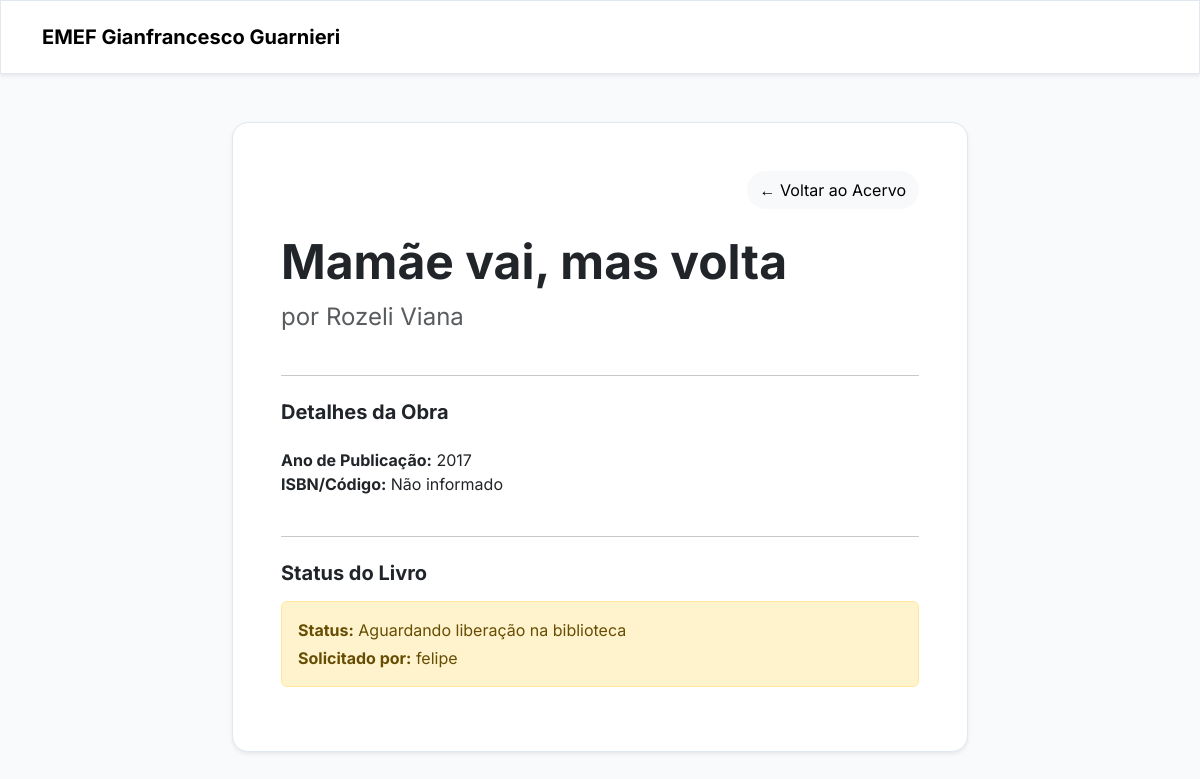
Page /livro/14/ on the committed database.
### acervo/models.py (models this page shows, shortened)
class Livro(models.Model):
    titulo = models.CharField(max_length=200)
    autor = models.CharField(max_length=100)
    genero = models.CharField(max_length=50)
    ano_publicacao = models.IntegerField()
    codigo_isbn = models.CharField(max_length=20, blank=True, null=True, unique=True, help_text="Código de barras ou ISBN do livro")

class Emprestimo(models.Model):
    usuario = models.ForeignKey(User, on_delete=models.CASCADE)
    livro = models.ForeignKey(Livro, on_delete=models.CASCADE)
    data_emprestimo = models.DateTimeField(default=timezone.now)
    def devolucao_padrao():
        return timezone.now() + timedelta(days=7)
    data_devolucao = models.DateTimeField(default=devolucao_padrao)
    aprovado = models.BooleanField(default=False)
    devolvido = models.BooleanField(default=False)

### acervo/views.py (the view)
# urls.py: path('livro/<int:livro_id>/', views.detalhe_livro, name='detalhe_livro'),
def detalhe_livro(request, livro_id):
    livro = get_object_or_404(Livro, pk=livro_id)
    emprestimo_ativo = Emprestimo.objects.filter(livro=livro, devolvido=False).first()
    contexto = {
        'livro': livro,
        'emprestimo_ativo': emprestimo_ativo
    }
    return render(request, 'acervo/detalhe_livro.html', contexto)

### acervo/templates/acervo/detalhe_livro.html (shortened to what this page needs)
{% load static %}
<!DOCTYPE html>
<html lang="pt-br">
<head>
  <link href="https://cdn.jsdelivr.net/npm/bootstrap@5.3.0/dist/css/bootstrap.min.css" rel="stylesheet">
  <link rel="stylesheet" href="{% static 'css/style.css' %}?v=5">
</head>
<body class="transition-tema">
  <nav class="navbar navbar-expand-lg py-3 shadow-sm bg-white">
    <div class="container">
      <a class="navbar-brand fw-bolder logo-text" href="{% url 'index' %}">EMEF Gianfrancesco Guarnieri</a>
    </div>
  </nav>
  <main class="container my-5">
    <div class="row justify-content-center">
      <div class="col-md-8">
        <div class="card card-premium border-0 shadow-sm p-5">
          <div class="d-flex justify-content-between align-items-center mb-4">
            <span class="badge bg-soft-orange text-orange px-3 py-2 rounded-pill fs-6">{{ livro.genero }}</span>
            <a href="{% url 'index' %}" class="btn btn-light rounded-pill">← Voltar ao Acervo</a>
          </div>
          <h1 class="display-5 fw-bold mb-2">{{ livro.titulo }}</h1>
          <p class="fs-4 text-muted">por {{ livro.autor }}</p>
          <hr class="my-4">
          <h5 class="fw-bold">Detalhes da Obra</h5>
          <ul class="list-unstyled mt-3">
              <li><strong>Ano de Publicação:</strong> {{ livro.ano_publicacao }}</li>
              <li><strong>ISBN/Código:</strong> {{ livro.codigo_isbn|default:"Não informado" }}</li>
          </ul>
          <hr class="my-4">
          <div>
            <h5 class="fw-bold mb-3">Status do Livro</h5>
            {% if emprestimo_ativo %}
                {% if not emprestimo_ativo.aprovado %}
                    <div class="alert alert-warning">
                        <p class="mb-1"><strong>Status:</strong> Aguardando liberação na biblioteca</p>
                        <p class="mb-0"><strong>Solicitado por:</strong> {{ emprestimo_ativo.usuario.username }}</p>
                    </div>
                {% endif %}
            {% endif %}
          </div>
        </div>
      </div>
    </div>
  </main>
</body>
</html>

### acervo/static/css/style.css (style rules this page uses)
:root { --bg-body: #f8fafc; --bg-surface: #ffffff; --text-main: #0f172a; --text-muted: #64748b; --brand-primary: #f97316; --border-color: #e2e8f0; }
body { font-family: 'Inter', sans-serif; background-color: var(--bg-body) !important; color: var(--text-main); transition: background-color 0.3s ease, color 0.3s ease; }
.navbar, .card, .search-bar-modern, .hero-section { background-color: var(--bg-surface) !important; border: 1px solid var(--border-color) !important; }
.card-premium, .card-book { border-radius: 16px; transition: 0.2s ease; }

### rows in the picture
Livro: titulo "Mamãe vai, mas volta", autor "Rozeli Viana", ano_publicacao "2017", codigo_isbn "Não informado"
Emprestimo: usuario.username "felipe"
